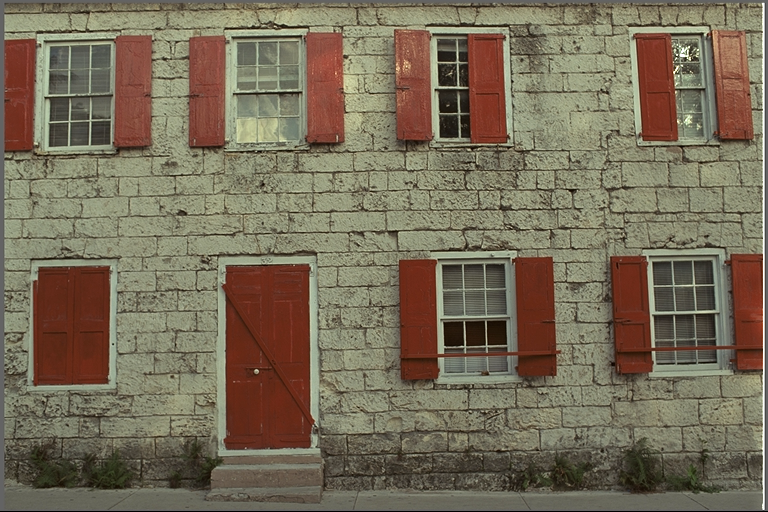
#> input picture images/kodim01.png, 768 x 512 px; its folder holds only this picture in this run
$ jupyter execute --allow-errors A4_LZW_2021csb1065_Alankrit.ipynb
#> lines starting #> are read from the running program, lines starting #| are printed output that depends on the picture; long printed decimals are rounded
[cell 1]
import cv2
import numpy as np
import matplotlib.pyplot as plt
import os
import copy as cp

## Functions

[cell 2]
def add_padding(img, block_size):
    h,w = img.shape
    if h % block_size != 0:
        h = h + (block_size - h % block_size)
    if w % block_size != 0:
        w = w + (block_size - w % block_size)
    img = cv2.copyMakeBorder(img, 0, h - img.shape[0], 0, w - img.shape[1], cv2.BORDER_CONSTANT, value=0)
    return img

[cell 3]
def block_split(img, block_size):
    h, w = img.shape
    return [img[i:i+block_size, j:j+block_size] for i in range(0, h, block_size) for j in range(0, w, block_size)]

[cell 4]
def lzw_encode(img_blocks, Codes):
    decoded = []
    for block in img_blocks:
        block = block.flatten()
        dictionary = {chr(i): i for i in range(256)}
        w = ''
        result = []
        for c in block:
            wc = w + chr(c)
            if wc in dictionary:
                w = wc
            else:
                result.append(dictionary[w])
                if len(dictionary) < Codes:
                    dictionary[wc] = len(dictionary)
                w = chr(c)
        if w:
            result.append(dictionary[w])
        decoded.append(result)
    return decoded, len(dictionary)-1

[cell 5]
def lzw_decode(encoded_blocks, block_size):
    decoded = []
    for block in encoded_blocks:
        dictionary = {i: chr(i) for i in range(256)}
        w = chr(block.pop(0))
        result = w
        for k in block:
            if k in dictionary:
                entry = dictionary[k]
            elif k == len(dictionary):
                entry = w + w[0]
            result += entry
            dictionary[len(dictionary)] = w + entry[0]
            w = entry
        decoded.append(np.array([ord(c) for c in result]).reshape(block_size, block_size))
    return decoded

[cell 6]
def block_join(decoded_blocks, img, block_size):
    h, w = img.shape
    blocks_per_row = w // block_size
    blocks_per_col = h // block_size
    blocks = []
    for i in range(blocks_per_col):
        row = []
        for j in range(blocks_per_row):
            row.append(decoded_blocks[i*blocks_per_row + j])
        blocks.append(np.hstack(row))
    return np.vstack(blocks)

## Image Encoding

[cell 7]
def LZW_encoder(filename,block_size,Codes=4096):
    img = cv2.imread(filename, 0)
    if block_size == -1:
        block_size = max(img.shape)
    img = add_padding(img, block_size)
    img_blocks = block_split(img, block_size)
    encoded_blocks, max_size = lzw_encode(img_blocks,Codes)
    count = 0
    for block in encoded_blocks:
        count+=len(block)
    CR = (img.shape[0]*img.shape[1])/count
    if not os.path.exists('lzw_encoded_text'):
        os.mkdir('lzw_encoded_text')
    with open('lzw_encoded_text/lzw_encoded_'+str(filename)[7:-4]+'.txt', 'w') as f:
        f.write(str(img.shape[0]) + ' ' + str(img.shape[1]) + ' '+str(block_size)+'\n')
        for block in encoded_blocks:
            f.write(str(block) + '\n')
    freq = {}
    count = 0
    for block in encoded_blocks:
        for i in block:
            count+=1
            if i in freq:
                freq[i] += 1
            else:
                freq[i] = 1
    entropy = 0
    for key in freq:
        entropy+=freq[key]/count*np.log2(count/freq[key])
    return encoded_blocks, max_size, CR, entropy

## Image Decoding

[cell 8]
def  LZW_decoder(filename):
    with open(filename, 'r') as f:
        h, w, block_size = [int(x) for x in f.readline().split()]
        encoded_blocks = []
        for line in f:
            encoded_blocks.append([int(x) for x in line.strip('[]\n').split(',')])
    decoded_blocks = lzw_decode(encoded_blocks, block_size)
    img = block_join(decoded_blocks, np.zeros((h, w)), block_size)
    return img

## Analysis

[cell 9]
import os
points_CR = {}
points_x = [1,2,3,4,5,6,7,8,9,10,11,12]
blocks_x = [2,4,8,16,32,64,128,256,-1]
points_Entropy = {}
points_max = {}
for i in blocks_x:
    points_CR[i] = []
    points_Entropy[i] = []
    points_max[i] = []

for file in os.listdir(os.path.join(os.getcwd(), 'images')):
    if file.endswith('.png'):
        for block_size in blocks_x:
            img = cv2.imread('images/'+str(file), 0)
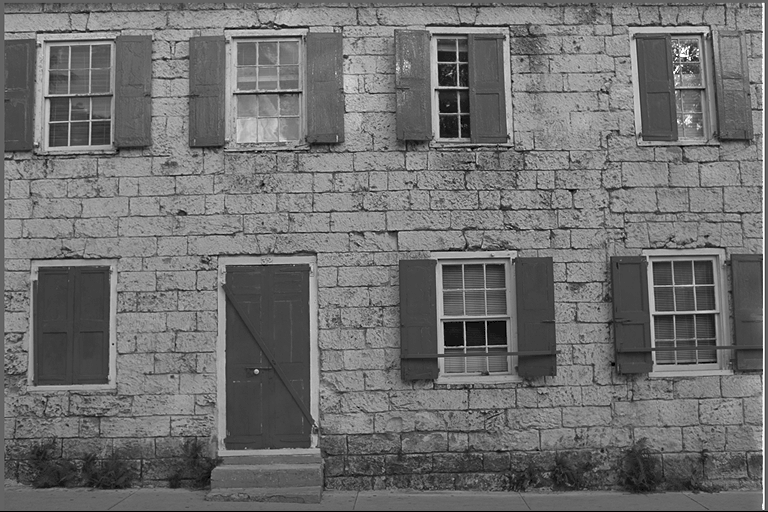
#> img: shape (512, 768); min 0, max 255, mean 111.2
            print("Original Image Size: ", img.shape)
#| Original Image Size:  (512, 768)
            encoded_blocks, max_size, CR, entropy = LZW_encoder('images/'+str(file), block_size)
#> in LZW_encoder, `img_blocks = block_split(img, block_size)`: img_blocks = 98304 items
#> in LZW_encoder, `encoded_blocks, max_size = lzw_encode(img_blocks,Codes)`: max_size = 258
#> the loop in LZW_encoder, `for block in encoded_blocks:` made 98304 passes
#> count on passes 1 to 3: 3, 6, 9
#> after the loop in LZW_encoder, `for block in encoded_blocks:`: count = 385275
#> in LZW_encoder, `CR = (img.shape[0]*img.shape[1])/count`: CR = 1.02
#> after the loop in LZW_encoder, `for block in encoded_blocks:`: count = 385275; freq = 189 items
#> the loop in LZW_encoder, `for key in freq:` made 189 passes
#> (key, entropy) on passes 1 to 3: (99, 0.116), (256, 0.217), (101, 0.302)
#> after the loop in LZW_encoder, `for key in freq:`: entropy = 6.71
#> encoded_blocks = 98304 items; max_size = 258; CR = 1.02; entropy = 6.71
            print("Compression Ratio: ", CR)
#| Compression Ratio:  1.021
            points_CR[block_size].append(CR)
            print("Max Code size used: ", max_size)
#| Max Code size used:  258
            points_max[block_size].append(max_size)
            print("Entropy: ", entropy)
#| Entropy:  6.710
            points_Entropy[block_size].append(entropy)
            img = LZW_decoder('lzw_encoded_text/lzw_encoded_'+str(file)[:-4]+'.txt')
#> after the loop in lzw_decode, `for block in encoded_blocks:`: decoded = 98304 items
#> after the loop in block_join, `for i in range(blocks_per_col):`: blocks = 256 items
            print("Decoded Image Size: ", img.shape)
#| Decoded Image Size:  (512, 768)
            if not os.path.exists('lzw_decoded_images'):
                os.mkdir('lzw_decoded_images')
            cv2.imwrite('lzw_decoded_images/lzw_decoded_'+str(file), img)
            print()

[cell 10]
plt.figure(figsize=(10,10))
plt.subplot(3,1,1)
#> (the rest of this cell did not finish here and is left out)

[cell 11]
plt.figure(figsize=(10,10))
plt.subplot(3,1,1)
temp = list(points_CR.keys())
temp.remove(-1)
plt.plot(temp, [points_CR[i][0] for i in temp])
plt.xlabel('Block Size')
plt.ylabel('Compression Ratio')
plt.subplot(3,1,2)
plt.plot(temp, [points_Entropy[i][0] for i in temp])
plt.xlabel('Block Size')
plt.ylabel('Entropy')
plt.subplot(3,1,3)
plt.plot(temp, [points_max[i][0] for i in temp])
plt.xlabel('Block Size')
plt.ylabel('Max Code Size')
plt.suptitle('Image 1')
plt.tight_layout()
plt.show()
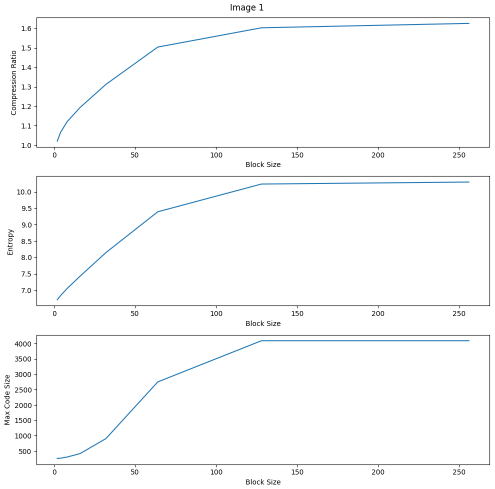
#> figure drawn by matplotlib, 3 panels

$ run again, on images/kodim05.png
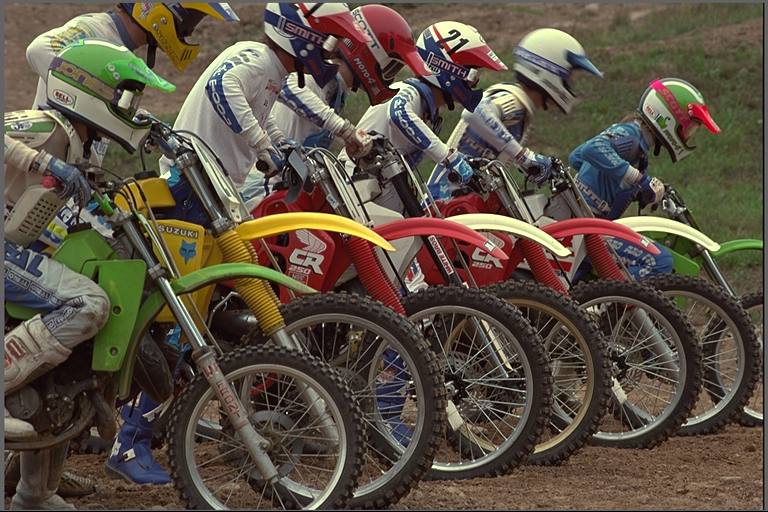
#> input picture images/kodim05.png, 768 x 512 px
#> `img = cv2.imread('images/'+str(file), 0)`:
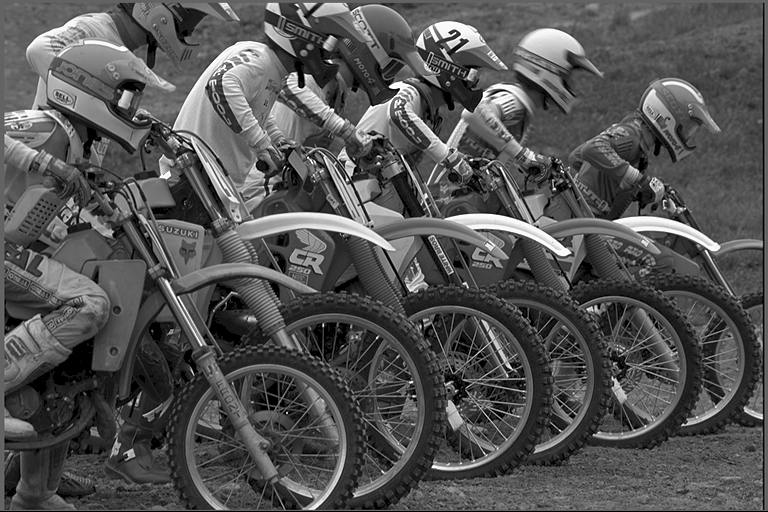
#> img: shape (512, 768); min 0, max 255, mean 83.8
#| Original Image Size:  (512, 768)
#> img_blocks = 98304 items
#> in LZW_encoder, `encoded_blocks, max_size = lzw_encode(img_blocks,Codes)`: max_size = 258
#> the loop in LZW_encoder, `for block in encoded_blocks:` made 98304 passes
#> count on passes 1 to 3: 3, 6, 9
#> after the loop in LZW_encoder, `for block in encoded_blocks:`: count = 380835
#> in LZW_encoder, `CR = (img.shape[0]*img.shape[1])/count`: CR = 1.03
#> after the loop in LZW_encoder, `for block in encoded_blocks:`: count = 380835; freq = 216 items
#> the loop in LZW_encoder, `for key in freq:` made 216 passes
#> (key, entropy) on passes 1 to 3: (99, 0.0975), (256, 0.237), (98, 0.314)
#> after the loop in LZW_encoder, `for key in freq:`: entropy = 6.39
#> `encoded_blocks, max_size, CR, entropy = LZW_encoder('images/'+str(file..`: encoded_blocks = 98304 items; max_size = 258; CR = 1.03; entropy = 6.39
#| Compression Ratio:  1.033
#| Max Code size used:  258
#| Entropy:  6.393
#> after the loop in lzw_decode, `for block in encoded_blocks:`: decoded = 98304 items
#> after the loop in block_join, `for i in range(blocks_per_col):`: blocks = 256 items
#| Decoded Image Size:  (512, 768)
#> `plt.show()`:
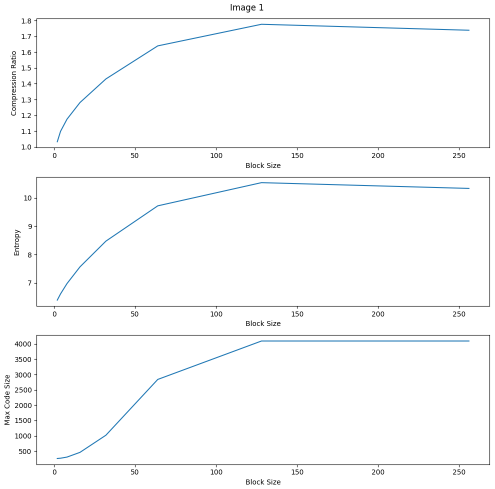
#> figure drawn by matplotlib, 3 panels

$ run again, on images/kodim06.png
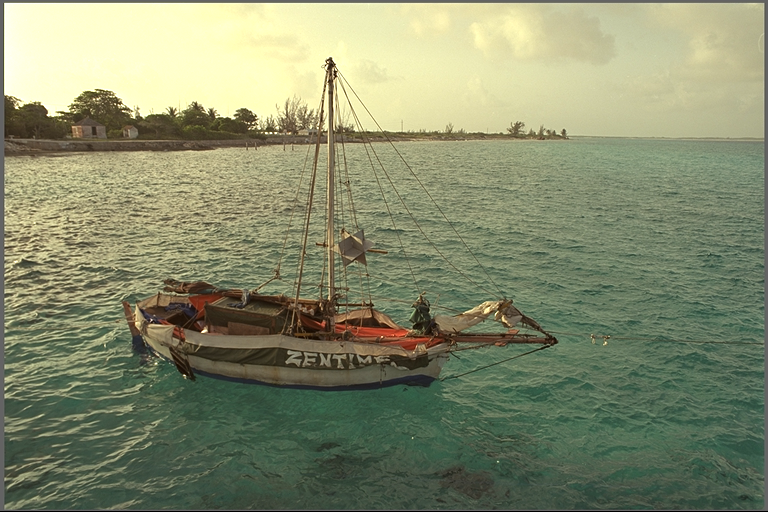
#> input picture images/kodim06.png, 768 x 512 px
#> `img = cv2.imread('images/'+str(file), 0)`:
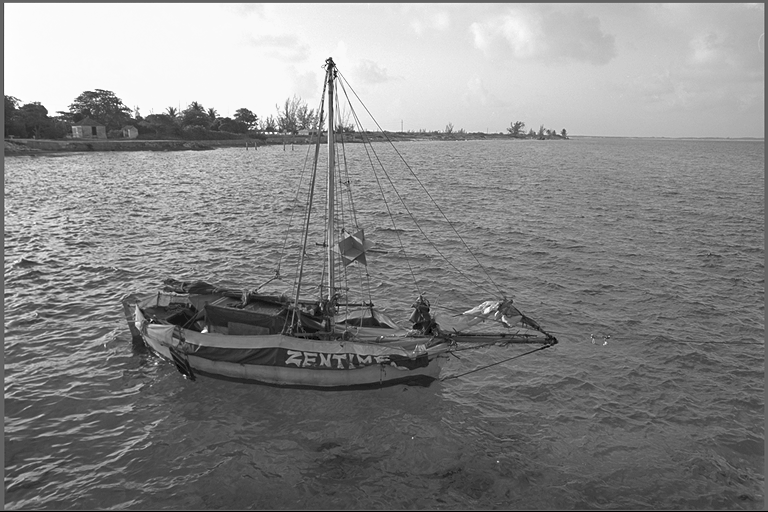
#> img: shape (512, 768); min 0, max 255, mean 134.6
#| Original Image Size:  (512, 768)
#> img_blocks = 98304 items
#> in LZW_encoder, `encoded_blocks, max_size = lzw_encode(img_blocks,Codes)`: max_size = 258
#> the loop in LZW_encoder, `for block in encoded_blocks:` made 98304 passes
#> count on passes 1 to 3: 3, 6, 9
#> after the loop in LZW_encoder, `for block in encoded_blocks:`: count = 380971
#> in LZW_encoder, `CR = (img.shape[0]*img.shape[1])/count`: CR = 1.03
#> after the loop in LZW_encoder, `for block in encoded_blocks:`: count = 380971; freq = 201 items
#> the loop in LZW_encoder, `for key in freq:` made 201 passes
#> (key, entropy) on passes 1 to 3: (99, 0.0917), (256, 0.231), (96, 0.297)
#> after the loop in LZW_encoder, `for key in freq:`: entropy = 7.08
#> `encoded_blocks, max_size, CR, entropy = LZW_encoder('images/'+str(file..`: encoded_blocks = 98304 items; max_size = 258; CR = 1.03; entropy = 7.08
#| Compression Ratio:  1.032
#| Max Code size used:  258
#| Entropy:  7.079
#> after the loop in lzw_decode, `for block in encoded_blocks:`: decoded = 98304 items
#> after the loop in block_join, `for i in range(blocks_per_col):`: blocks = 256 items
#| Decoded Image Size:  (512, 768)
#> `plt.show()`:
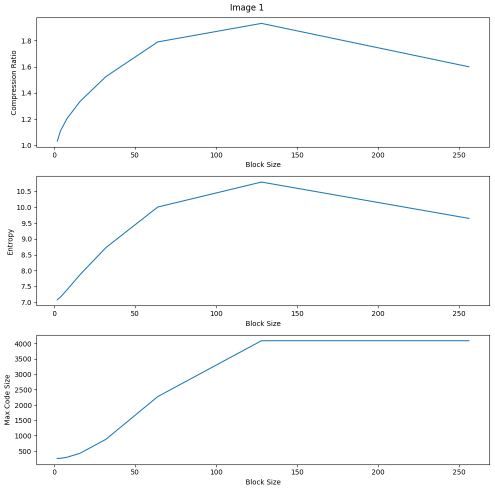
#> figure drawn by matplotlib, 3 panels

$ run again, on images/kodim07.png
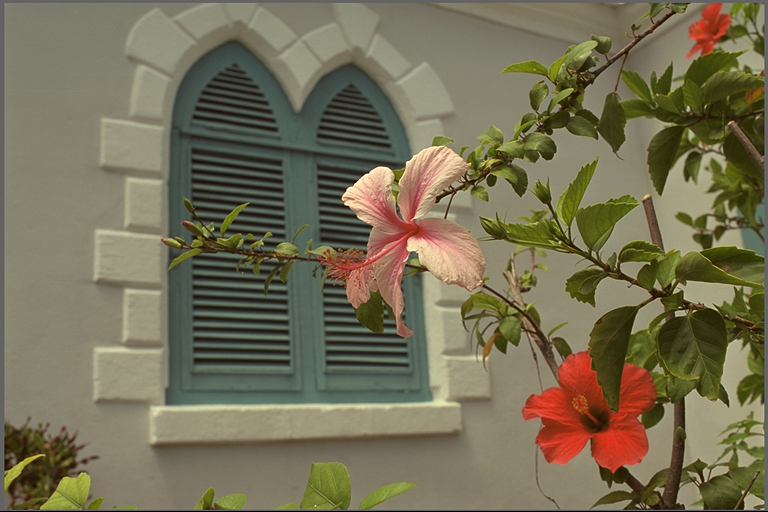
#> input picture images/kodim07.png, 768 x 512 px
#> `img = cv2.imread('images/'+str(file), 0)`:
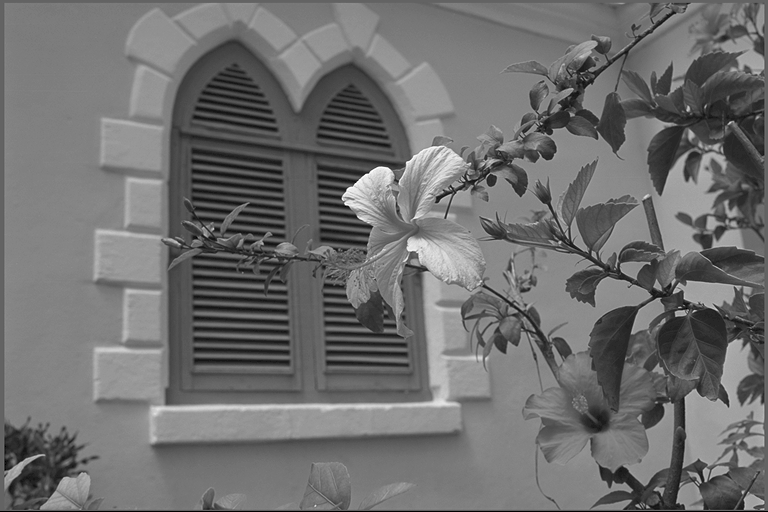
#> img: shape (512, 768); min 0, max 255, mean 111.1
#| Original Image Size:  (512, 768)
#> img_blocks = 98304 items
#> in LZW_encoder, `encoded_blocks, max_size = lzw_encode(img_blocks,Codes)`: max_size = 258
#> the loop in LZW_encoder, `for block in encoded_blocks:` made 98304 passes
#> count on passes 1 to 3: 3, 6, 9
#> after the loop in LZW_encoder, `for block in encoded_blocks:`: count = 376302
#> in LZW_encoder, `CR = (img.shape[0]*img.shape[1])/count`: CR = 1.04
#> after the loop in LZW_encoder, `for block in encoded_blocks:`: count = 376302; freq = 190 items
#> the loop in LZW_encoder, `for key in freq:` made 190 passes
#> (key, entropy) on passes 1 to 3: (99, 0.0865), (256, 0.253), (98, 0.32)
#> after the loop in LZW_encoder, `for key in freq:`: entropy = 6.59
#> `encoded_blocks, max_size, CR, entropy = LZW_encoder('images/'+str(file..`: encoded_blocks = 98304 items; max_size = 258; CR = 1.04; entropy = 6.59
#| Compression Ratio:  1.045
#| Max Code size used:  258
#| Entropy:  6.586
#> after the loop in lzw_decode, `for block in encoded_blocks:`: decoded = 98304 items
#> after the loop in block_join, `for i in range(blocks_per_col):`: blocks = 256 items
#| Decoded Image Size:  (512, 768)
#> `plt.show()`:
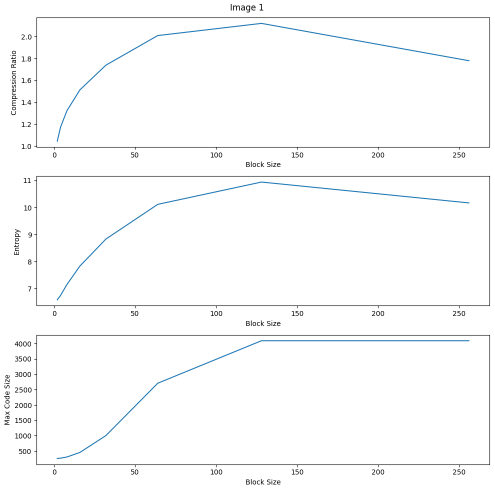
#> figure drawn by matplotlib, 3 panels

$ run again, on images/kodim02.png
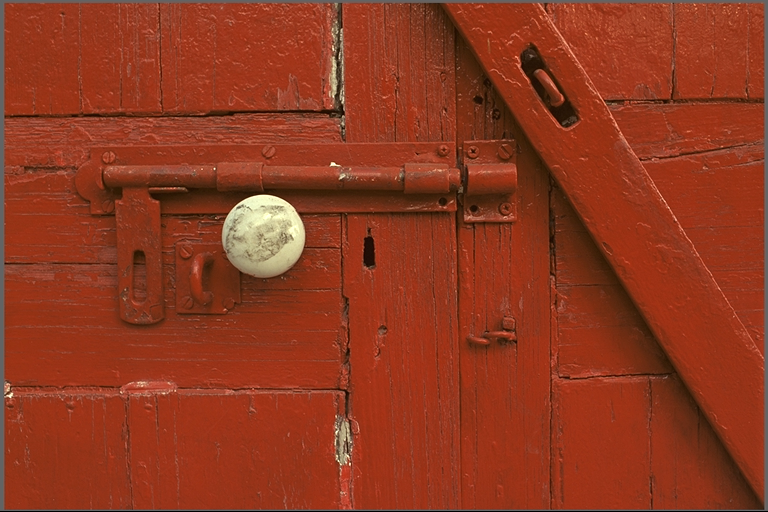
#> input picture images/kodim02.png, 768 x 512 px
#> `img = cv2.imread('images/'+str(file), 0)`:
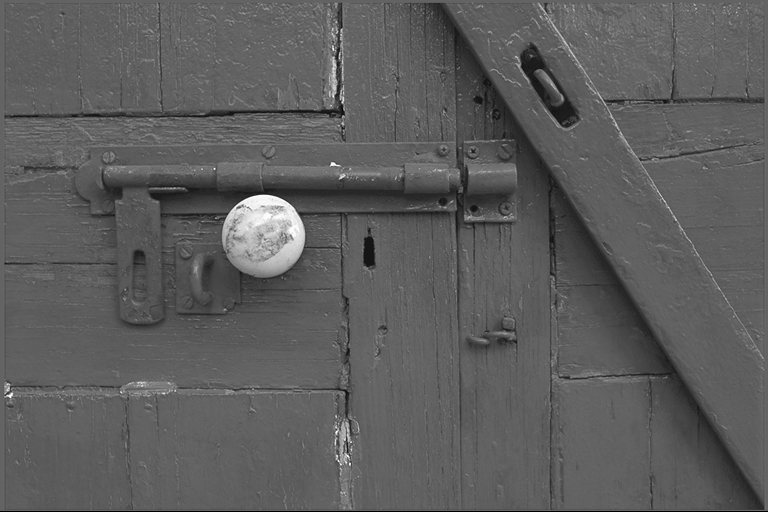
#> img: shape (512, 768); min 0, max 255, mean 92.6
#| Original Image Size:  (512, 768)
#> img_blocks = 98304 items
#> in LZW_encoder, `encoded_blocks, max_size = lzw_encode(img_blocks,Codes)`: max_size = 258
#> the loop in LZW_encoder, `for block in encoded_blocks:` made 98304 passes
#> count on passes 1 to 3: 3, 6, 9
#> after the loop in LZW_encoder, `for block in encoded_blocks:`: count = 377515
#> in LZW_encoder, `CR = (img.shape[0]*img.shape[1])/count`: CR = 1.04
#> after the loop in LZW_encoder, `for block in encoded_blocks:`: count = 377515; freq = 188 items
#> the loop in LZW_encoder, `for key in freq:` made 188 passes
#> (key, entropy) on passes 1 to 3: (99, 0.264), (256, 0.426), (98, 0.726)
#> after the loop in LZW_encoder, `for key in freq:`: entropy = 5.14
#> `encoded_blocks, max_size, CR, entropy = LZW_encoder('images/'+str(file..`: encoded_blocks = 98304 items; max_size = 258; CR = 1.04; entropy = 5.14
#| Compression Ratio:  1.042
#| Max Code size used:  258
#| Entropy:  5.142
#> after the loop in lzw_decode, `for block in encoded_blocks:`: decoded = 98304 items
#> after the loop in block_join, `for i in range(blocks_per_col):`: blocks = 256 items
#| Decoded Image Size:  (512, 768)
#> `plt.show()`:
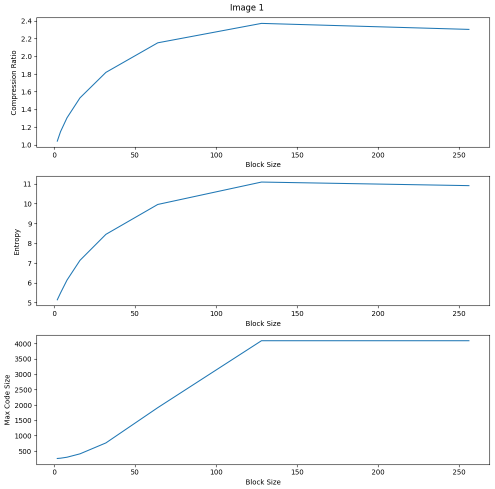
#> figure drawn by matplotlib, 3 panels
